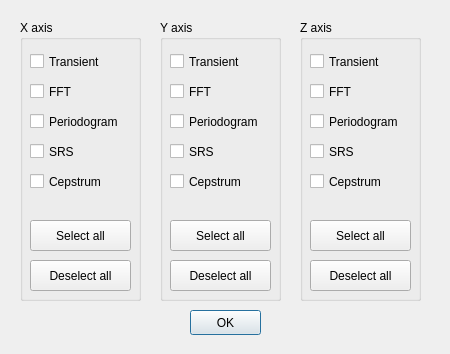
<?xml version="1.0" encoding="UTF-8"?>
<ui version="4.0">
 <class>PlotOptionsDialog</class>
 <widget class="QDialog" name="PlotOptionsDialog">
  <property name="geometry">
   <rect>
    <x>0</x>
    <y>0</y>
    <width>450</width>
    <height>354</height>
   </rect>
  </property>
  <property name="windowTitle">
   <string>Select Plots</string>
  </property>
  <widget class="QPushButton" name="OkButton">
   <property name="geometry">
    <rect>
     <x>190</x>
     <y>310</y>
     <width>71</width>
     <height>25</height>
    </rect>
   </property>
   <property name="text">
    <string>OK</string>
   </property>
  </widget>
  <widget class="QGroupBox" name="XaxisGroupBox">
   <property name="geometry">
    <rect>
     <x>20</x>
     <y>20</y>
     <width>121</width>
     <height>281</height>
    </rect>
   </property>
   <property name="title">
    <string>X axis</string>
   </property>
   <widget class="QCheckBox" name="XaxisTransientCheckBox">
    <property name="geometry">
     <rect>
      <x>10</x>
      <y>30</y>
      <width>90</width>
      <height>23</height>
     </rect>
    </property>
    <property name="text">
     <string>Transient</string>
    </property>
   </widget>
   <widget class="QCheckBox" name="XaxisFftCheckBox">
    <property name="geometry">
     <rect>
      <x>10</x>
      <y>60</y>
      <width>51</width>
      <height>23</height>
     </rect>
    </property>
    <property name="text">
     <string>FFT</string>
    </property>
   </widget>
   <widget class="QCheckBox" name="XaxisSrsCheckBox">
    <property name="geometry">
     <rect>
      <x>10</x>
      <y>120</y>
      <width>51</width>
      <height>23</height>
     </rect>
    </property>
    <property name="text">
     <string>SRS</string>
    </property>
   </widget>
   <widget class="QCheckBox" name="XaxisCepstrumCheckBox">
    <property name="geometry">
     <rect>
      <x>10</x>
      <y>150</y>
      <width>90</width>
      <height>23</height>
     </rect>
    </property>
    <property name="text">
     <string>Cepstrum</string>
    </property>
   </widget>
   <widget class="QCheckBox" name="XaxisPeriodogramCheckBox">
    <property name="geometry">
     <rect>
      <x>10</x>
      <y>90</y>
      <width>111</width>
      <height>23</height>
     </rect>
    </property>
    <property name="text">
     <string>Periodogram</string>
    </property>
   </widget>
   <widget class="QPushButton" name="XaxisSelectAllButton">
    <property name="geometry">
     <rect>
      <x>10</x>
      <y>200</y>
      <width>101</width>
      <height>31</height>
     </rect>
    </property>
    <property name="text">
     <string>Select all</string>
    </property>
   </widget>
   <widget class="QPushButton" name="XaxisDeselectAllButton">
    <property name="geometry">
     <rect>
      <x>10</x>
      <y>240</y>
      <width>101</width>
      <height>31</height>
     </rect>
    </property>
    <property name="text">
     <string>Deselect all</string>
    </property>
   </widget>
  </widget>
  <widget class="QGroupBox" name="YaxisGroupBox">
   <property name="geometry">
    <rect>
     <x>160</x>
     <y>20</y>
     <width>121</width>
     <height>281</height>
    </rect>
   </property>
   <property name="title">
    <string>Y axis</string>
   </property>
   <widget class="QCheckBox" name="YaxisTransientCheckBox">
    <property name="geometry">
     <rect>
      <x>10</x>
      <y>30</y>
      <width>90</width>
      <height>23</height>
     </rect>
    </property>
    <property name="text">
     <string>Transient</string>
    </property>
   </widget>
   <widget class="QCheckBox" name="YaxisFftCheckBox">
    <property name="geometry">
     <rect>
      <x>10</x>
      <y>60</y>
      <width>51</width>
      <height>23</height>
     </rect>
    </property>
    <property name="text">
     <string>FFT</string>
    </property>
   </widget>
   <widget class="QCheckBox" name="YaxisSrsCheckBox">
    <property name="geometry">
     <rect>
      <x>10</x>
      <y>120</y>
      <width>51</width>
      <height>23</height>
     </rect>
    </property>
    <property name="text">
     <string>SRS</string>
    </property>
   </widget>
   <widget class="QCheckBox" name="YaxisCepstrumCheckBox">
    <property name="geometry">
     <rect>
      <x>10</x>
      <y>150</y>
      <width>90</width>
      <height>23</height>
     </rect>
    </property>
    <property name="text">
     <string>Cepstrum</string>
    </property>
   </widget>
   <widget class="QCheckBox" name="YaxisPeriodogramCheckBox">
    <property name="geometry">
     <rect>
      <x>10</x>
      <y>90</y>
      <width>111</width>
      <height>23</height>
     </rect>
    </property>
    <property name="text">
     <string>Periodogram</string>
    </property>
   </widget>
   <widget class="QPushButton" name="YaxisSelectAllButton">
    <property name="geometry">
     <rect>
      <x>10</x>
      <y>200</y>
      <width>101</width>
      <height>31</height>
     </rect>
    </property>
    <property name="text">
     <string>Select all</string>
    </property>
   </widget>
   <widget class="QPushButton" name="YaxisDeselectAllButton">
    <property name="geometry">
     <rect>
      <x>10</x>
      <y>240</y>
      <width>101</width>
      <height>31</height>
     </rect>
    </property>
    <property name="text">
     <string>Deselect all</string>
    </property>
   </widget>
  </widget>
  <widget class="QGroupBox" name="ZaxisGroupBox">
   <property name="geometry">
    <rect>
     <x>300</x>
     <y>20</y>
     <width>121</width>
     <height>281</height>
    </rect>
   </property>
   <property name="title">
    <string>Z axis</string>
   </property>
   <widget class="QCheckBox" name="ZaxisTransientCheckBox">
    <property name="geometry">
     <rect>
      <x>10</x>
      <y>30</y>
      <width>90</width>
      <height>23</height>
     </rect>
    </property>
    <property name="text">
     <string>Transient</string>
    </property>
   </widget>
   <widget class="QCheckBox" name="ZaxisFftCheckBox">
    <property name="geometry">
     <rect>
      <x>10</x>
      <y>60</y>
      <width>51</width>
      <height>23</height>
     </rect>
    </property>
    <property name="text">
     <string>FFT</string>
    </property>
   </widget>
   <widget class="QCheckBox" name="ZaxisSrsCheckBox">
    <property name="geometry">
     <rect>
      <x>10</x>
      <y>120</y>
      <width>51</width>
      <height>23</height>
     </rect>
    </property>
    <property name="text">
     <string>SRS</string>
    </property>
   </widget>
   <widget class="QCheckBox" name="ZaxisCepstrumCheckBox">
    <property name="geometry">
     <rect>
      <x>10</x>
      <y>150</y>
      <width>90</width>
      <height>23</height>
     </rect>
    </property>
    <property name="text">
     <string>Cepstrum</string>
    </property>
   </widget>
   <widget class="QCheckBox" name="ZaxisPeriodogramCheckBox">
    <property name="geometry">
     <rect>
      <x>10</x>
      <y>90</y>
      <width>111</width>
      <height>23</height>
     </rect>
    </property>
    <property name="text">
     <string>Periodogram</string>
    </property>
   </widget>
   <widget class="QPushButton" name="ZaxisSelectAllButton">
    <property name="geometry">
     <rect>
      <x>10</x>
      <y>200</y>
      <width>101</width>
      <height>31</height>
     </rect>
    </property>
    <property name="text">
     <string>Select all</string>
    </property>
   </widget>
   <widget class="QPushButton" name="ZaxisDeselectAllButton">
    <property name="geometry">
     <rect>
      <x>10</x>
      <y>240</y>
      <width>101</width>
      <height>31</height>
     </rect>
    </property>
    <property name="text">
     <string>Deselect all</string>
    </property>
   </widget>
  </widget>
 </widget>
 <tabstops>
  <tabstop>XaxisTransientCheckBox</tabstop>
  <tabstop>XaxisFftCheckBox</tabstop>
  <tabstop>XaxisPeriodogramCheckBox</tabstop>
  <tabstop>XaxisSrsCheckBox</tabstop>
  <tabstop>XaxisCepstrumCheckBox</tabstop>
  <tabstop>XaxisSelectAllButton</tabstop>
  <tabstop>XaxisDeselectAllButton</tabstop>
  <tabstop>YaxisTransientCheckBox</tabstop>
  <tabstop>YaxisFftCheckBox</tabstop>
  <tabstop>YaxisPeriodogramCheckBox</tabstop>
  <tabstop>YaxisSrsCheckBox</tabstop>
  <tabstop>YaxisCepstrumCheckBox</tabstop>
  <tabstop>YaxisSelectAllButton</tabstop>
  <tabstop>YaxisDeselectAllButton</tabstop>
  <tabstop>ZaxisTransientCheckBox</tabstop>
  <tabstop>ZaxisFftCheckBox</tabstop>
  <tabstop>ZaxisPeriodogramCheckBox</tabstop>
  <tabstop>ZaxisSrsCheckBox</tabstop>
  <tabstop>ZaxisCepstrumCheckBox</tabstop>
  <tabstop>ZaxisSelectAllButton</tabstop>
  <tabstop>ZaxisDeselectAllButton</tabstop>
  <tabstop>OkButton</tabstop>
 </tabstops>
 <resources/>
 <connections/>
</ui>
